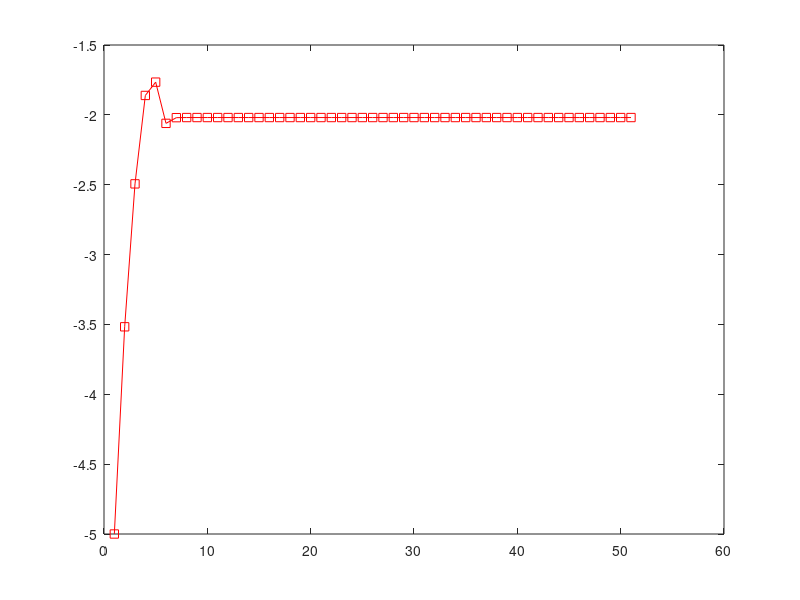

Write the MATLAB code that produced this figure. (Note: this script raises an error after producing the figure.)

N = 50;
X = zeros(2,N);

X(:,1) = [-5,-5];

for i = 1:N
    xk = X(1,i);
    yk = X(2,i);

    J = [2*xk + 2, -2*yk; 2*xk*yk, xk^2 + 1];
    F = [xk^2 - yk^2 + 2*xk, xk^2*yk + yk - 1]';
    
    X(:,i+1) = X(:,i) - J\F;
end

x_converged = X(1,end);
y_converged = X(2,end);

e = sqrt(X(1,:).^2 + X(2,:).^2);

figure();
plot(X(1,:), "-sr"); hold on
yline(x_converged, 'b');
plot(X(2,:),'-sk');
yline(y_converged, 'b');
xlabel('k');
ylabel('X_k');
%title('First root');
legend('x_k',['s_x = ',num2str(x_converged)],'y_k',['s_y = ',num2str(y_converged)]);
set(gcf,'PaperSize',[10 10]);
print(gcf,'convergence_FX_2nd_root', '-dpdf', '-r300', '-bestfit');